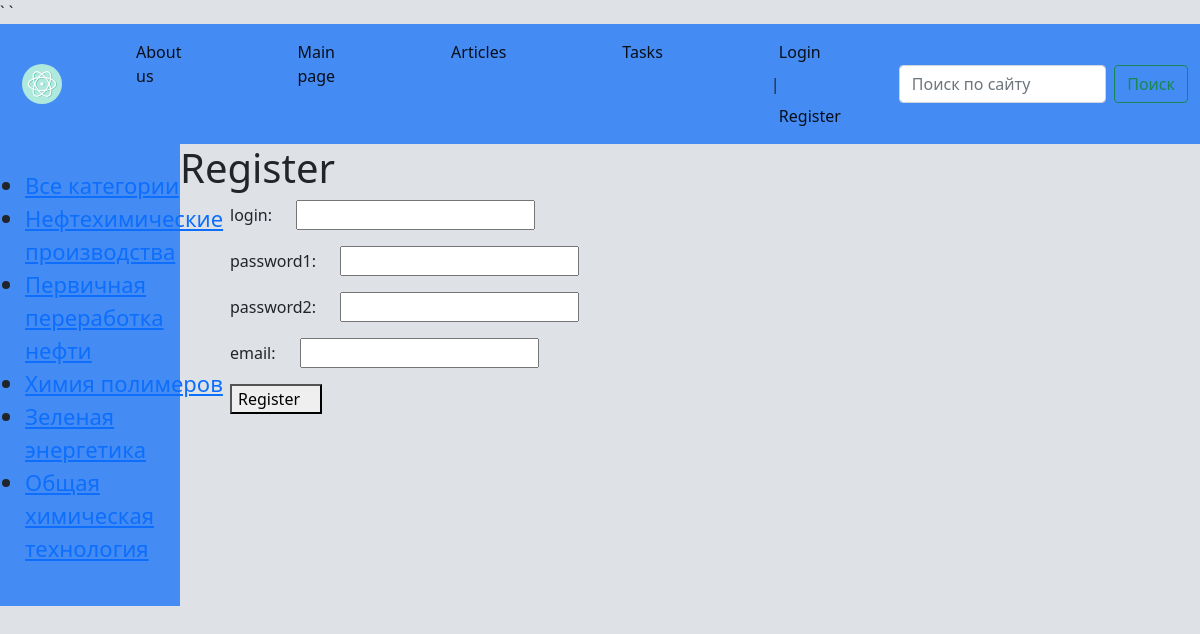
Page /registration/ on the committed database.
### basicchem/models.py (models this page shows, shortened)
class Category(models.Model):
    name = models.CharField(max_length=255, db_index=True)
    slug = models.SlugField(max_length=255, unique=True, db_index=True, verbose_name='URL')
    def get_absolute_url(self):
        return reverse('category', kwargs={'cat_slug': self.slug})

### basicchem/views.py (the view, shortened to what this page needs)
# urls.py: path('registration/', RegisterUser.as_view(), name='registration')
class RegisterUser(DataMixin, CreateView):
    form_class = RegisterUserForm
    template_name = 'Basicchem/register.html'
    success_url = reverse_lazy('login')
    def get_context_data(self, *, object_list=None, **kwargs):
        context = super().get_context_data(**kwargs)
        c_def = self.get_user_context(title='Register')
        return dict(list(context.items()) + list(c_def.items()))

### basicchem/forms.py
class RegisterUserForm(UserCreationForm):
    username = forms.CharField(label='login', widget=forms.TextInput(attrs={'class': 'form-input'}))
    password1 = forms.CharField(label='password1', widget=forms.PasswordInput(attrs={'class': 'form-input'}))
    password2 = forms.CharField(label='password2', widget=forms.PasswordInput(attrs={'class': 'form-input'}))
    email = forms.CharField(label='email', widget=forms.EmailInput(attrs={'class': 'form-input'}))
    class Meta:
        model = User
        fields = ('username', 'password1', 'password2', 'email')

### basicchem/utils.py (called while the page is built)
    def get_user_context(self, **kwargs):
            context = kwargs
            cats = Category.objects.all()
            user_menu = menu.copy()
            if not self.request.user.is_authenticated:
                    user_menu.pop(4)
            context['menu'] = user_menu
            context['cats'] = cats
            return context

### basicchem/templates/Basicchem/register.html (shortened to what this page needs)
{%  extends 'Basicchem/base.html' %}
{%  block content %}
<h1>{{ title }}</h1>
<form method="post" enctype="multipart/form-data">
    {% for f in form %}
    <p> <label class="form_label" for="{{ f.id_for_label }}"> {{ f.label }}: </label> {{ f }} </p>
    {% endfor %}
      <button class='form_label' type="submit">Register</button>
</form>
{% endblock content %}

### basicchem/templates/Basicchem/base.html (shortened to what this page needs)
{% load static %}
<!DOCTYPE html>
<html lang="RU-EN">
<head>
    <link type="text/css" href="{% static 'basicchem/css/CSSbase1.css' %}" rel="stylesheet" />
	<link href="https://cdn.jsdelivr.net/npm/bootstrap@5.0.2/dist/css/bootstrap.min.css" rel="stylesheet">
</head>
<body  style="background-color: #DEE2E7;">
<div>
		<nav class="navbar navbar-expand-lg navbar-light" style="background-color: #448CF3;">
			<div class="container-fluid">
				<a class="navbar-brand" href="{% url 'home' %}"><img class = "navbarbrand" src="{% static 'basicchem/images/icon.svg' %}"> </a>
				<div class="collapse navbar-collapse" id="navbarSupportedContent">
                    {% block mainmenu %}
                    <ul class="navbar-nav me-auto mb-2 mb-lg-0">
						{% for m in menu %}
                        <li class="nav-item">
							<a class="nav-link active" aria-current="page" href="{%  url m.url_name %}">{{ m.title }}</a>
						</li>
                        {% endfor %}
                        {% if request.user.is_authenticated %}
                        <li class="nav-item" class="nav-link active" aria-current="page"> {{ user.username }}</li> | <a class="nav-link active" aria-current="page" href ="{% url 'logout' %}"> Logout</a>
					    {% else %}
					    <li class="nav-item"><a class="nav-link active" aria-current="page" href="{% url 'login' %}"> Login</a> | <a class="nav-link active" aria-current="page" href ="{% url 'registration' %}"> Register</a>
                        </li>
                        {% endif %}
                    </ul>
                    {% endblock mainmenu %}
					<form class="d-flex">
						<input class="form-control me-2" type="search" placeholder="Поиск по сайту" aria-label="Search">
						<button class="btn btn-outline-success" type="submit">Поиск</button>
					</form>
				</div>
			</div>
		</nav>
<div class="wrapper">
    <nav id="sidebar">
        <ul class="list-unstyledcomponents">
{% if cat_selected == 0 %}
            <li class="selected">Все категории</li>
{% else %}
            <li><a href={%  url "home" %}>Все категории</a></li>
{% endif %}
{% for c in cats %}
        {% if cat_selected == 0 %}
            <li class="selected">{{ c.name }}</li>
        {% else %}
            <li><a href="{{ c.get_absolute_url }}">{{ c.name }}</a></li>
        {% endif %}
{% endfor %}
        </ul>
    </nav>
</div>
    <div style="margin-left: 15%; margin-right: 2%">
        {% block content %}
        {% endblock content %}
    </div>
</body>
</html>

### basicchem/static/basicchem/css/CSSbase1.css (style rules this page uses)
.wrapper { display: flex; align-items: stretch; background: #448CF3; width: 15%; float: left; }
.navbarbrand { width: 50px; height: 50px; padding-left: 10px; }
.nav-item { padding-right: 50px; padding-left: 50px; }
#sidebar { min-width: 250px; max-width: 250px; min-height: 100%; }
img { max-width: 600px; height: auto; }
.list-unstyledcomponents { padding: 25px 25px 25px 25px; font-size: 22px; }
.form_label { margin-left: 50px; padding-right: 20px; }

### rows in the picture
Category: name "Нефтехимические производства"
Category: name "Первичная переработка нефти"
Category: name "Химия полимеров"
Category: name "Зеленая энергетика"
Category: name "Общая химическая технология"

### other values in the picture
{{ m.title }} "About us" "Main page" "Articles" "Tasks"
{{ title }} "Register"
{{ f.label }} "login" "password1" "password2" "email"
